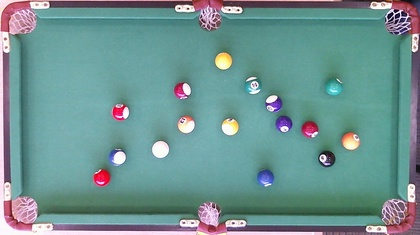
%> input picture i1.jpg, 420 x 235 px, shrunk from 1600 x 896 before the run
$ octave myballs.m   (GNU Octave 9; MATLAB toolbox functions it lacks are replaced by stand-ins)
%> lines starting %> are read from the running program, lines starting %| are printed output that depends on the picture; in (x1, y1, x2, y2) boxes, pixels count from 0 and x2, y2 are one past the last pixel; in counts of white or black regions, pixels touching at a corner belong together; the program's own positions count from 1
a=imread('i1.jpg');
%> a is the input picture: size 235x420x3 uint8; mean R, G, B 110.5, 147.5, 146.4
%a=imsharpen(a,'Radius',2,'Amount',5);
%a=imgaussfilt(a,2);
figure,imshow(a),hold on;
e=imread('ib.jpg');
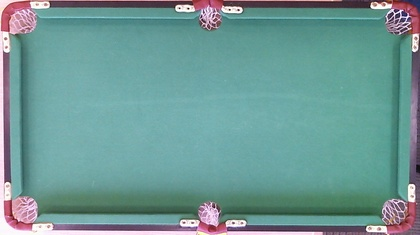
%> input picture ib.jpg, 420 x 235 px, shrunk from 1600 x 896 before the run
%> e is the input picture: size 235x420x3 uint8; mean R, G, B 110.5, 152.4, 150
%e=imgaussfilt(e,2);
figure,imshow(e),hold on;
%a=rgb2gray(a);
%e=rgb2gray(e);
%figure,imtool(a),hold on;
%figure,imtool(e),hold on;
z = imabsdiff(a,e);
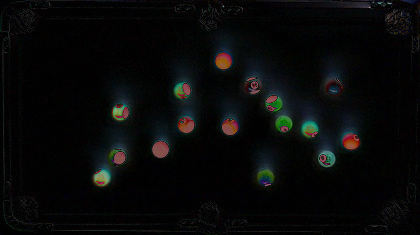
%> z: size 235x420x3 uint8; mean R, G, B 8.2, 8.9, 8.8
f=a-e;
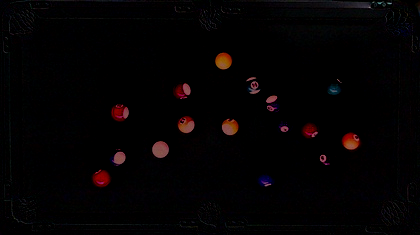
%> f: size 235x420x3 uint8; mean R, G, B 4.1, 2, 2.6
f=rgb2gray(f);
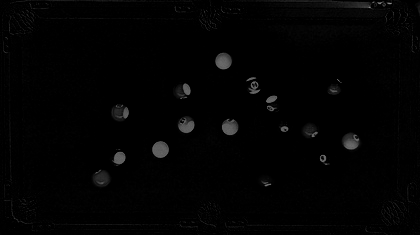
%> f: size 235x420 uint8; min 0, max 139, mean 2.7
imtool(f);
for ii=1:size(f,1)
    for jj=1:size(f,2)
          if (z(ii,jj,1)<=80&&z(ii,jj,2)<=80&&z(ii,jj,3)<=80)
              f(ii,jj)=0;
          else
              f(ii,jj)=255;
          end
    end
end
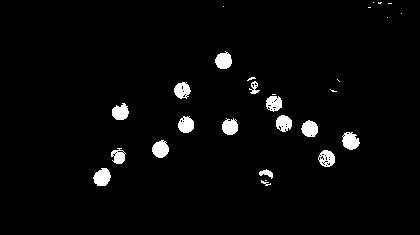
%> f: size 235x420 uint8; 3% white; 28 white regions (12 under 20 px), largest, box (x1, y1, x2, y2) and area: (93, 168, 111, 186) 239, (342, 132, 360, 150) 232, (152, 140, 169, 158) 226
f=im2bw(f,37/255);
%a((z(:,:,1)<=20)&&(z(:,:,2)<=20)&&(z(:,:,3)<=20))=0;
figure,imshow(f),hold on;


labeledImage = bwlabel(f);
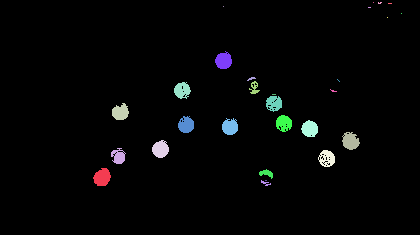
%> labeledImage: size 235x420 double; 29 distinct labels, from 0 to 28; one colour per label, 0 black
measurements = regionprops(labeledImage,'Centroid','Area','MajorAxisLength','MinorAxisLength','PixelIdxList');
%> measurements = 28 regions; largest, Area, Centroid, MajorAxisLength and MinorAxisLength: 239 [102.8 177.9] 19.26 16.01, 232 [351.1 141.7] 18.75 16.24, 226 [161.1 149.8] 17.53 16.61, 225 [224.2 61.3] 17.37 16.68, 218 [310.4 129.4] 17.08 16.4
% Find the largest blob.
allAreas = [measurements.Area];
%> allAreas = 28 values, max 239 at index 1, min 1 at index 9, mean 104.6
a=0;
for k=1:length(allAreas)
    x=measurements(k).MajorAxisLength;
    y=measurements(k).MinorAxisLength;
    centers = measurements(k).Centroid;
diameters = mean([measurements(k).MajorAxisLength measurements(k).MinorAxisLength],2);
radii = diameters/2;
%display(radii);
%Adjust the radii with trial and errors
if(radii>12)
    if ((x/y)<1.2)
        if(measurements(k).Area>a)
            maxball=measurements(k);
            a=measurements(k).Area;
            display(a);
        end
        display(measurements(k).Area);
        % [8 lines of commented-out code are left out]
    end
end
end
%> this loop made 28 passes
%> (x, y, centers, diameters, radii) on passes 1 to 12: (19.26, 16.01, [102.8 177.9], 17.63, 8.82), (16.29, 13.95, [119.1 157], 15.12, 7.56), (17.85, 15.69, [121.1 112.9], 16.77, 8.39), (17.53, 16.61, [161.1 149.8], 17.07, 8.54), (16.89, 16.33, [182.7 90.89], 16.61, 8.3), (16.88, 16.11, [186.7 125.5], 16.49, 8.25), (17.37, 16.68, [224.2 61.31], 17.03, 8.51), (16.71, 16.33, [230.6 127.5], 16.52, 8.26), (1.15, 1.15, [224 7], 1.15, 0.577), (9.59, 2.77, [252 79.24], 6.18, 3.09), (14.6, 9.1, [254.9 88.69], 11.85, 5.93), (16.01, 7.14, [267.1 173.9], 11.58, 5.79)
%> after the loop, a = 0
%-----------------------------------white ball-----------------------------
%{
max_value= zeros(numel(measurements),1);
% Loop over each labeled object, grabbing the gray scale pixel values using
% PixelIdxList and computing their maximum.
for k = 1:numel(measurements)
    max_value(k) = max(a(measurements(k).PixelIdxList));
end

% Show all the maximum values as a bar chart.
figure,bar(max_value), hold on;
bright_objects = find(max_value > 254);
figure,imshow(ismember(labeledImage, bright_objects)),hold on;
%--------------------------------------------------------------------------
%display(allAreas);
%}
%> (the run ends here)
